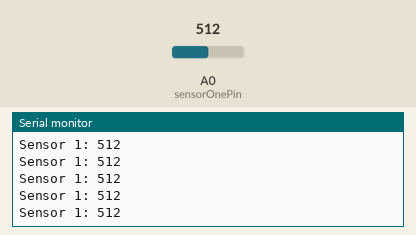
This sketch was run on a simulated Arduino Uno, built with avr-gcc and run on an emulated ATmega328P. Shown: the last lines printed to the serial monitor. The inputs (shaded band) are chosen by the test bench; at power-on: A0 (sensorOnePin) = 512.

Above: at 1.2 s.
1.3 s: A0 (sensorOnePin) set to 716
At 1.68 s:
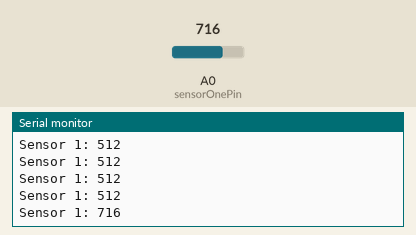
2.8 s: A0 (sensorOnePin) set to 900
At 2.93 s:
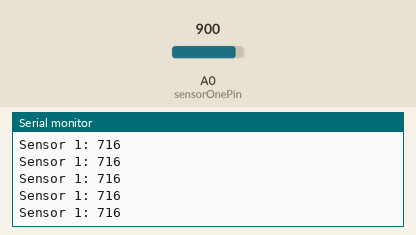
Timing chart, 0 to 5.8 s (numbered marks = the images above; inputs shaded):
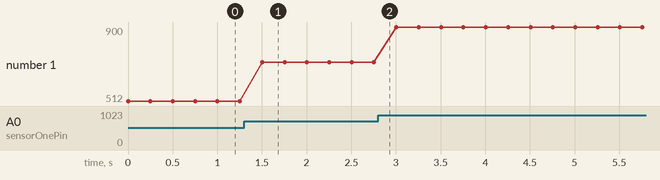

The sketch:

Reflectance_Sensor_Test.ino
```cpp
const int sensorOnePin = A0;
const int sensorTwoPin = A1;

void setup() {
  // put your setup code here, to run once:
  Serial.begin(9600);
}

void loop() {
  // put your main code here, to run repeatedly:
  int sensorOneValue = analogRead(A0);
  //int sensorTwoValue = analogRead(A1);

  Serial.print("Sensor 1: ");
  Serial.println(sensorOneValue);
  //Serial.print(" Sensor 2: ");
  //Serial.println(sensorTwoValue);

  delay(250);
}
```

Measured:
- after the input at 1.3 s, the serial monitor: prints a new line after 0.20 s (image 1)
- plotted number 1: 512 → 716 after the input at 1.3 s, 716 → 900 after the input at 2.8 s
